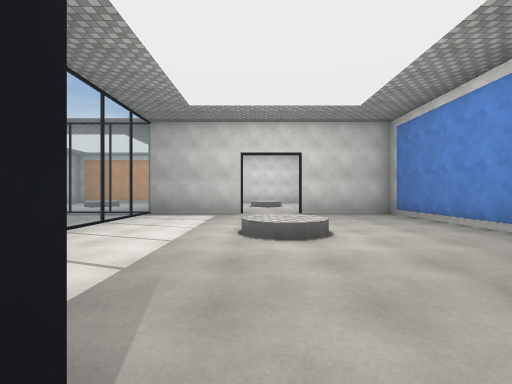
View 1 (above)

13 first-person views from a walk through a 3-D level made in the Unity game engine. The camera is 1.4 m above the floor, looks level and sees 90° across. The floor is counted in squares, 2 m on a side. Each view is taken from the middle of a square. On the plan, view 1 faces up. The plan holds only what a view shows up to about 9 squares ahead; the rest is blank. The place goes on beyond the plan. The player is left out. Surface patterns are stand-ins for the level's own textures.

View 2
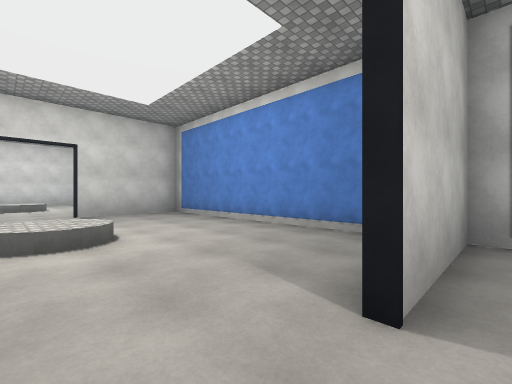

View 3
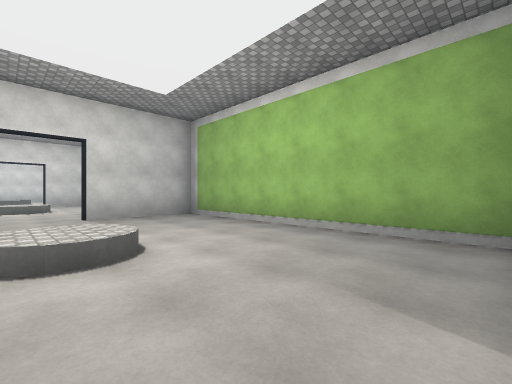

View 4
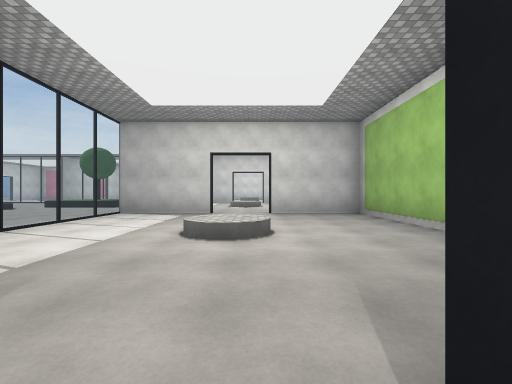

View 5
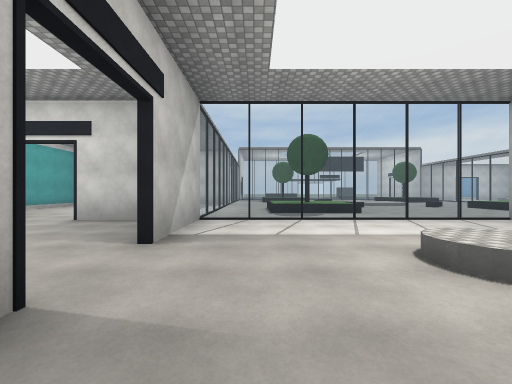

View 6
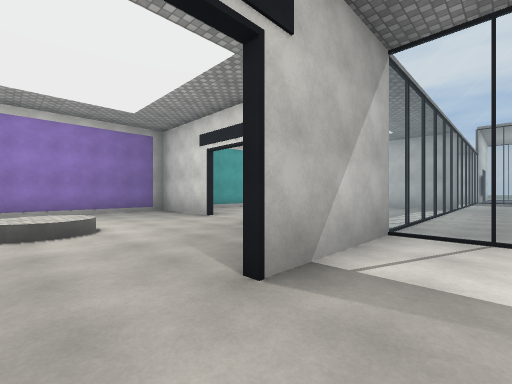

View 7
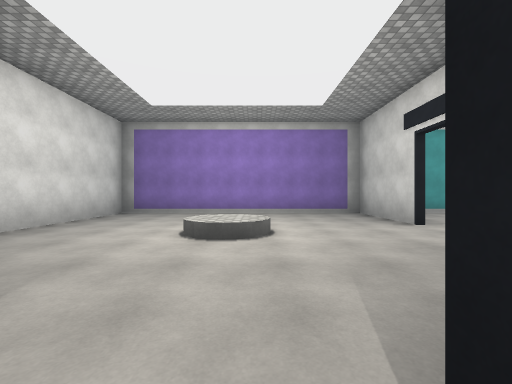

View 8
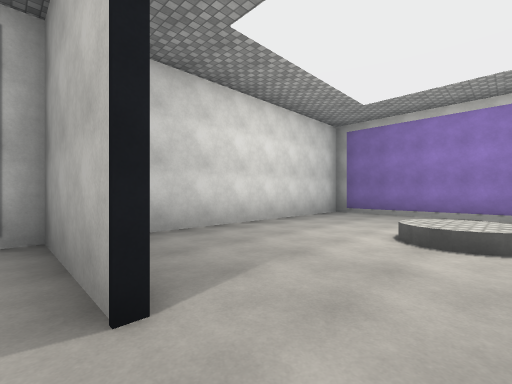

View 9
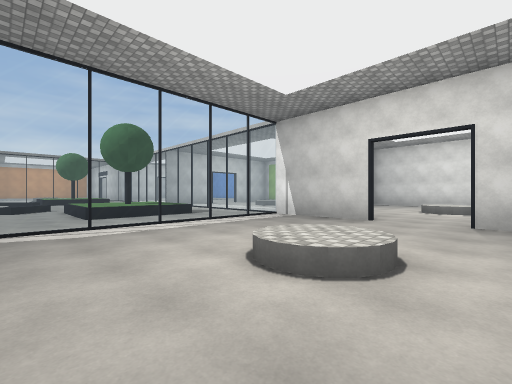

View 10
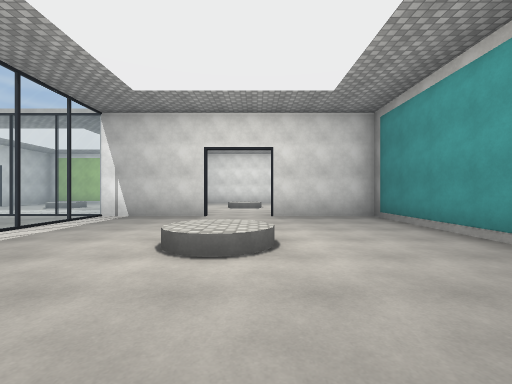

View 11
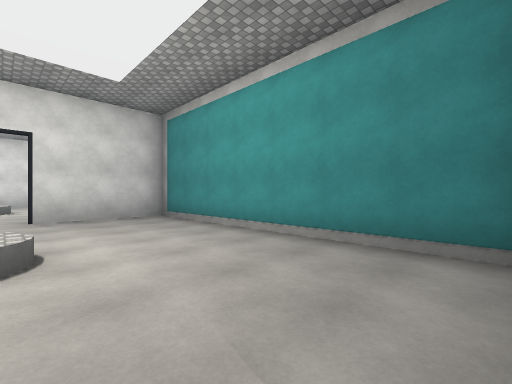

View 12
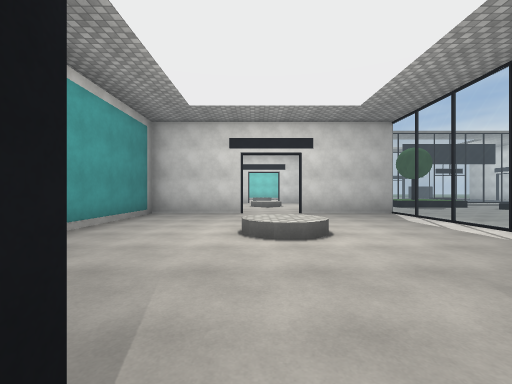

View 13
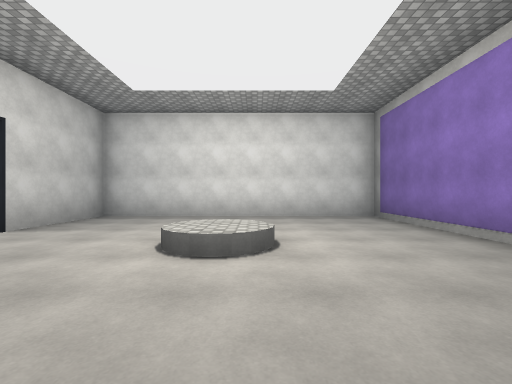

### Floor plan
Key: @ floor where view 1 was taken; # wall or solid block; . floor; / step, stairs or slope; = window, fence, low wall or low ledge; ^ raised ledge; O other object.
Columns run from 12 left of view 1 to 4 right of it. Each row starts with its distance up from view 1.
 12             //
 11             ..
 10             ...
  9       ===###..###
  8       ...=.......
  7        ..=... ...
  6         .=... ...
  5          =..//...
  4           ..//...
  3           .......
  2       ..  .......
  1      ....=##..###
  0      ....=..@....
 -1       ...=.. ....
 -2   //  ...=.. ....
 -3   ..^^^..=..//...
 -4 ....^O^..=..//...
 -5 ....^^^..=.......
 -6 .........=.......
 -7 = =======###..###
 -8  #.......#.......
 -9  #.......#.......
-10  #.......#.......
-11 ....//......//...
-12 ....//......//...
-13  #.......#.......
-14  #.......#.......
-15 #################

Positions as (right, up) in squares from view 1, and headings:
1: (0, 0), facing up
2: (0, 0), facing up-right
3: (0, -7), facing up-right
4: (1, -8), facing up
5: (3, -6), facing left
6: (1, -6), facing down-left
7: (0, -7), facing down
8: (0, -7), facing down-right
9: (-10, -13), facing up-right
10: (-11, -12), facing right
11: (-11, -12), facing down-right
12: (-3, -12), facing left
13: (-3, -12), facing right
